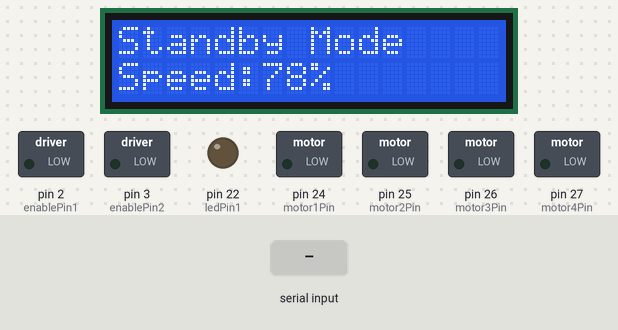
This sketch was run on a simulated Arduino Mega 2560, built with avr-gcc and run on an emulated ATmega2560. On the bench: 16×2 character LCD, switched loads named in the sketch (green lamp = pin HIGH), output pins drawn as LEDs (lit = HIGH). Inputs (shaded band) come from the test bench.

Above: at 1.2 s.
1.3 s: "w" received over Serial
At 1.8 s:
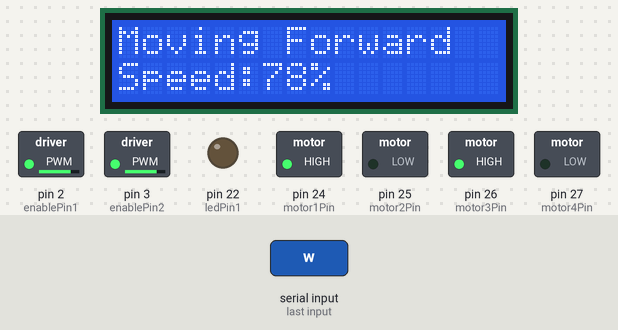
4.3 s: "a" received over Serial
At 5.2 s:
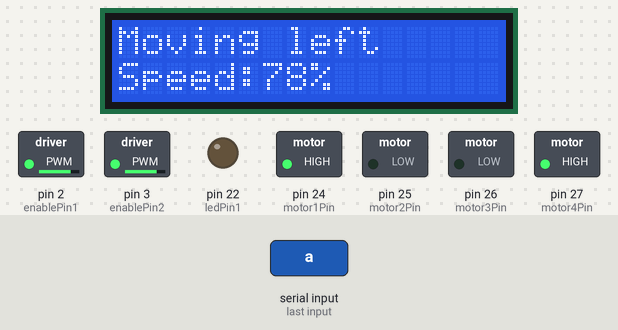
Timing chart, 0 to 13.9 s (numbered marks = the images above; inputs shaded):
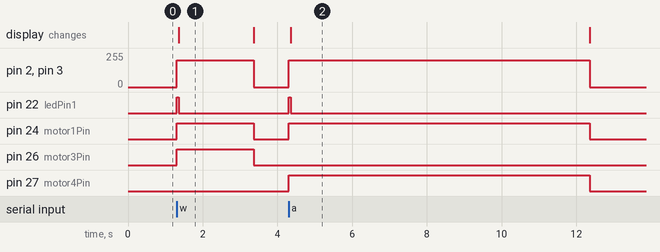

Measured:
- after the input at 1.3 s, pin 2 (enablePin1), pin 3 (enablePin2): 0/255 → 200/255 at once, → 0/255 2.1 s later; pin 22 (ledPin1): LOW → HIGH at once, → LOW 0.05 s later; pin 24 (motor1Pin), pin 26 (motor3Pin): LOW → HIGH at once, → LOW 2.1 s later; the display: changes after 0.06 s (image 1)
- after the input at 4.3 s, pin 2 (enablePin1), pin 3 (enablePin2): 0/255 → 200/255 at once, → 0/255 8.1 s later; pin 22 (ledPin1): LOW → HIGH at once, → LOW 0.05 s later; pin 24 (motor1Pin), pin 27 (motor4Pin): LOW → HIGH at once, → LOW 8.1 s later; the display: changes after 0.06 s (image 2)
- what the display in image 1 shows lasts 2.0 s, from 1.4 s to 3.4 s

The sketch:

main.ino
```cpp
 #include <Servo.h>
#include <LiquidCrystal.h>

#define brake 0
#define forward 1
#define backward 2
#define frontleft 3
#define frontright 4
#define backleft 5
#define backright 6


 char incomingByte;
int speedvalue=200; //INITIAL SPEED VALUE
int *speedpointer=&speedvalue; // Pointer pointing to speedvalue's address

  //NORMAL I/O Ports
  const int ledPin1 = 22;    //Normal I/O PORT
  const int motor1Pin = 24;    // H-bridge leg 1 (pin 2, 1A)
  const int motor2Pin = 25;    // H-bridge leg 2 (pin 7, 2A)
  const int motor3Pin = 26;    // H-bridge leg 3 (pin 10, 3A)
  const int motor4Pin = 27;    // H-bridge leg 4 (pin 15, 4A)
  //PWM PORTS
  const int enablePin1 = 2;   // H-bridge enable pin2
  const int enablePin2= 3;
  //LCD screen
  const int rw =6;
  const int enable =7;
  const int d4 = 8;
  const int d5 = 9;
  const int d6 = 10;
  const int d7 = 11;

  LiquidCrystal lcd(rw,enable,d4,d5,d6,d7);


void setup(){
    // Setting up pins for perpherials

    pinMode(ledPin1, OUTPUT);


    // setting pins for H bridge DC motor Control
    pinMode(motor1Pin, OUTPUT);
    pinMode(motor2Pin, OUTPUT);
    pinMode(motor3Pin, OUTPUT);
    pinMode(motor4Pin, OUTPUT);
    pinMode(enablePin1, OUTPUT);
   pinMode(enablePin2, OUTPUT);
    // Starting serial communications at the set bit rate
    Serial.begin(9600);

 lcd.begin(16, 2);
   //start the H bridge by writing it in high mode.
digitalWrite(enablePin1, HIGH);
 digitalWrite(enablePin2, HIGH);

}

void loop(){
  radio_communication();


}


void move(unsigned int direction,int speed){

  analogWrite(enablePin1,speed);
  analogWrite(enablePin2,speed);
  switch (direction){
    case frontright:// moves right


      digitalWrite(motor1Pin, LOW);
      digitalWrite(motor2Pin, HIGH);
      digitalWrite(motor3Pin, HIGH);
      digitalWrite(motor4Pin, LOW);
      break;


      case frontleft: // moves left


      digitalWrite(motor1Pin, HIGH);
      digitalWrite(motor2Pin, LOW);
      digitalWrite(motor3Pin, LOW);
      digitalWrite(motor4Pin, HIGH);
    break;


  case forward:// moves straight


     digitalWrite(motor1Pin, HIGH);
      digitalWrite(motor2Pin, LOW);
      digitalWrite(motor3Pin, HIGH);
      digitalWrite(motor4Pin, LOW);

       break;


  case backward: // moves reverse


     digitalWrite(motor1Pin, LOW);
      digitalWrite(motor2Pin, HIGH);
      digitalWrite(motor3Pin, LOW);
      digitalWrite(motor4Pin, HIGH);
    break;


  case backright: // goes in reverse right


      digitalWrite(motor1Pin, HIGH);
      digitalWrite(motor2Pin, LOW);
      digitalWrite(motor3Pin, LOW);
      digitalWrite(motor4Pin, HIGH);
  break;

  case backleft:// goes in reverse left


      digitalWrite(motor1Pin, LOW);
      digitalWrite(motor2Pin, HIGH);
      digitalWrite(motor3Pin, HIGH);
      digitalWrite(motor4Pin, LOW);
  break;

  case brake: // stops the motors


     digitalWrite(motor1Pin, LOW);
      digitalWrite(motor2Pin, LOW);
      digitalWrite(motor3Pin, LOW);
      digitalWrite(motor4Pin, LOW);
  break;

   default:// stops the motors


     digitalWrite(motor1Pin, LOW);
      digitalWrite(motor2Pin, LOW);
      digitalWrite(motor3Pin, LOW);
      digitalWrite(motor4Pin, LOW);
  break;

}
}
void radio_communication(){  // START COMMUNICATIONS
lcd.clear();
lcd.print("Standby Mode");
lcd.setCursor(0,1);
lcd.print("Speed:");
lcd.print(speedvalue*100/255);
lcd.print("%");
//Default: no buttons pressed robot doesn't move
move(brake,0);

if (Serial.available() > 0) {  // If any data is comming in read it.

incomingByte = Serial.read();  //Incomming data is recieved as characters from a keyboard


// w - go forward
if (incomingByte == 'w'){
move(forward,*speedpointer);
LED_Display();
lcd.clear();
lcd.setCursor(0, 0); // top left
lcd.print("Moving Forward");
lcd.setCursor(0,1);
lcd.print("Speed:");
lcd.print(speedvalue*100/255);
lcd.print("%");
delay(2000);
}
// a - go left
else if (incomingByte == 'a'){
move(frontleft,*speedpointer);
LED_Display();
lcd.clear();
lcd.print("Moving left");
lcd.setCursor(0,1);
lcd.print("Speed:");
lcd.print(speedvalue*100/255);
lcd.print("%");
delay(8000);
}
//d - go right
else if (incomingByte == 'd'){
move(frontright,*speedpointer);
LED_Display();
lcd.clear();
lcd.print("Moving Right");
lcd.setCursor(0,1);
lcd.print("Speed:");
lcd.print(speedvalue*100/255);
lcd.print("%");
delay(8000);
}
// go reverse s
else if (incomingByte == 's'){
move(backward,*speedpointer);
LED_Display();
lcd.clear();
lcd.print("Moving Backward");
lcd.setCursor(0,1);
lcd.print("Speed:");
lcd.print(speedvalue*100/255);
lcd.print("%");
delay(2000);
}
else if (incomingByte == 'e')//decrease speed
{
  speedvalue-=25;
  if(*(speedpointer)<0)
  speedvalue=0;
}
else if (incomingByte='r'){//increase speed
  speedvalue+=25;
  if(*(speedpointer)>=250)
  speedvalue=255;
}
}
}

void LED_Display(){
  digitalWrite(ledPin1, HIGH);
  delay(50);
  digitalWrite(ledPin1, LOW);
}
```
